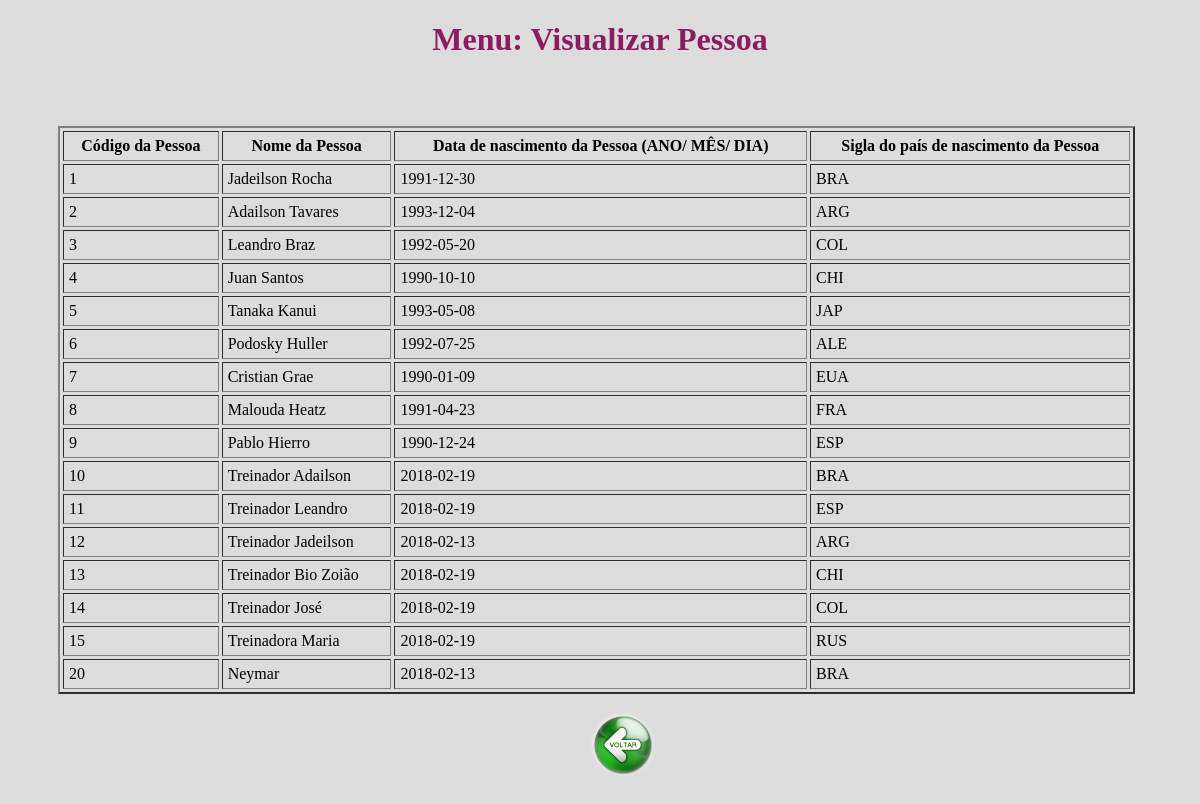
Page /pessoa/view_pessoa.php on the committed database.
### tables this page shows
create table pessoa(
cod_pessoa integer not null auto_increment , 
nome_pessoa varchar(20) not null, 
data_nascimento date not null, 
sigla_pais_Nasc varchar(5) not null,
primary key (cod_pessoa),
foreign key (sigla_pais_Nasc) references pais(sigla_pais) on update cascade on delete cascade
);

### pessoa/view_pessoa.php (the view, shortened to what this page needs)
<?php require_once '../php_action/db_connect.php'; ?>
<!DOCTYPE html>
<html>
<head>
	<link type="text/css" rel="stylesheet" href="../php_action/stylesheet.css"/>
</head>
<body>
	<h1> <center> Menu: Visualizar Pessoa  </center> </h1>
<div class="manageMember">
	<br><br>
	<table border="2" cellspacing="3" cellpadding="5">
		<thead>
			<tr>
				<th>Código da Pessoa</th>
				<th>Nome da Pessoa</th>
				<th>Data de nascimento da Pessoa (ANO/ MÊS/ DIA) </th>
				<th>Sigla do país de nascimento da Pessoa </th>
			</tr>
		</thead>
		<tbody>
			<?php
			$sql = "SELECT * FROM pessoa WHERE cod_pessoa >= 1";
			$result = $connect->query($sql);
			if($result->num_rows > 0) {
				while($row = $result->fetch_assoc()) {
					echo "<tr>
						<td>".$row['cod_pessoa']."</td>
						<td>".$row['nome_pessoa']."</td>
						<td>".$row['data_nascimento']."</td>
						<td>".$row['sigla_pais_Nasc']."</td>
					</tr>";
				}
			} else {
				echo "<tr><td colspan='5'><center>No Data Avaliable</center></td></tr>";
			}
			?>
		</tbody>
	</table>
	<form method="post" action="./crud_pessoa.php">
	<br><center>&emsp; &emsp; &emsp; &emsp; &emsp; &emsp; &emsp; &emsp; &emsp; &emsp; &emsp; &emsp; &emsp; &emsp; &emsp; <input type="image" src="../botao_voltar.png" alt="Submit" width="65" height="65"></center>
	</form>
</div>
</body>
</html>

### php_action/stylesheet.css (style rules this page uses)
h1 { color: #8B1C62; }

### pessoa/view_pessoa.php (style rules this page uses)
body { background: #DCDCDC; }
.manageMember { width: 70%; margin: 10px 30px 30px 50px; }
table { width: 130%; height: 20%; margin-top: 10px; }

### rows in the picture
pessoa: cod_pessoa "1", nome_pessoa "Jadeilson Rocha", data_nascimento "1991-12-30", sigla_pais_Nasc "BRA"
pessoa: cod_pessoa "2", nome_pessoa "Adailson Tavares", data_nascimento "1993-12-04", sigla_pais_Nasc "ARG"
pessoa: cod_pessoa "3", nome_pessoa "Leandro Braz", data_nascimento "1992-05-20", sigla_pais_Nasc "COL"
pessoa: cod_pessoa "4", nome_pessoa "Juan Santos", data_nascimento "1990-10-10", sigla_pais_Nasc "CHI"
pessoa: cod_pessoa "5", nome_pessoa "Tanaka Kanui", data_nascimento "1993-05-08", sigla_pais_Nasc "JAP"
pessoa: cod_pessoa "6", nome_pessoa "Podosky Huller", data_nascimento "1992-07-25", sigla_pais_Nasc "ALE"
pessoa: cod_pessoa "7", nome_pessoa "Cristian Grae", data_nascimento "1990-01-09", sigla_pais_Nasc "EUA"
pessoa: cod_pessoa "8", nome_pessoa "Malouda Heatz", data_nascimento "1991-04-23", sigla_pais_Nasc "FRA"
pessoa: cod_pessoa "9", nome_pessoa "Pablo Hierro", data_nascimento "1990-12-24", sigla_pais_Nasc "ESP"
pessoa: cod_pessoa "10", nome_pessoa "Treinador Adailson", data_nascimento "2018-02-19", sigla_pais_Nasc "BRA"
pessoa: cod_pessoa "11", nome_pessoa "Treinador Leandro", data_nascimento "2018-02-19", sigla_pais_Nasc "ESP"
pessoa: cod_pessoa "12", nome_pessoa "Treinador Jadeilson", data_nascimento "2018-02-13", sigla_pais_Nasc "ARG"
pessoa: cod_pessoa "13", nome_pessoa "Treinador Bio Zoião", data_nascimento "2018-02-19", sigla_pais_Nasc "CHI"
pessoa: cod_pessoa "14", nome_pessoa "Treinador José", data_nascimento "2018-02-19", sigla_pais_Nasc "COL"
pessoa: cod_pessoa "15", nome_pessoa "Treinadora Maria", data_nascimento "2018-02-19", sigla_pais_Nasc "RUS"
pessoa: cod_pessoa "20", nome_pessoa "Neymar", data_nascimento "2018-02-13", sigla_pais_Nasc "BRA"
